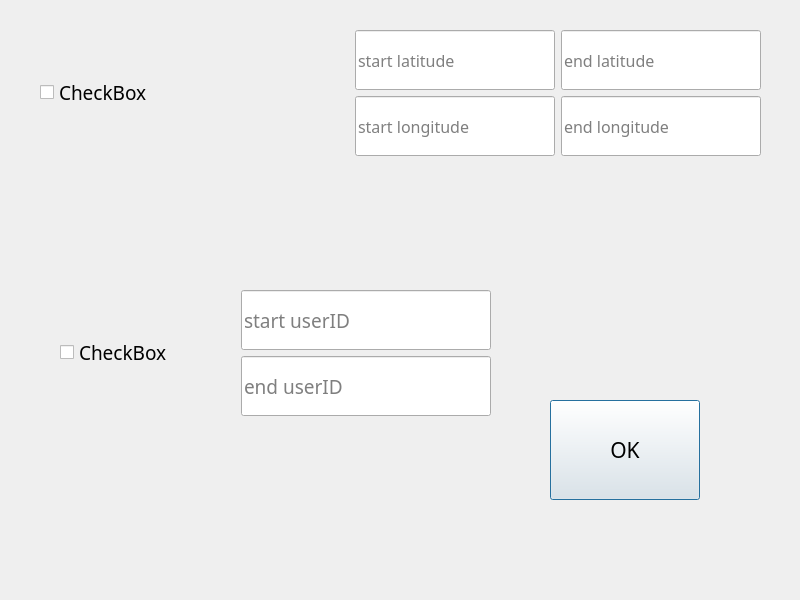
<?xml version="1.0" encoding="UTF-8"?>
<ui version="4.0">
 <class>SelectDialog</class>
 <widget class="QDialog" name="SelectDialog">
  <property name="geometry">
   <rect>
    <x>0</x>
    <y>0</y>
    <width>800</width>
    <height>600</height>
   </rect>
  </property>
  <property name="minimumSize">
   <size>
    <width>800</width>
    <height>600</height>
   </size>
  </property>
  <property name="maximumSize">
   <size>
    <width>800</width>
    <height>600</height>
   </size>
  </property>
  <property name="font">
   <font>
    <family>Berlin Sans FB</family>
    <pointsize>14</pointsize>
   </font>
  </property>
  <property name="windowTitle">
   <string>Dialog</string>
  </property>
  <widget class="QPushButton" name="pushButton">
   <property name="geometry">
    <rect>
     <x>550</x>
     <y>400</y>
     <width>150</width>
     <height>100</height>
    </rect>
   </property>
   <property name="minimumSize">
    <size>
     <width>150</width>
     <height>100</height>
    </size>
   </property>
   <property name="maximumSize">
    <size>
     <width>150</width>
     <height>100</height>
    </size>
   </property>
   <property name="font">
    <font>
     <family>Berlin Sans FB</family>
     <pointsize>16</pointsize>
    </font>
   </property>
   <property name="text">
    <string>OK</string>
   </property>
  </widget>
  <widget class="QWidget" name="horizontalLayoutWidget">
   <property name="geometry">
    <rect>
     <x>60</x>
     <y>290</y>
     <width>431</width>
     <height>191</height>
    </rect>
   </property>
   <layout class="QHBoxLayout" name="horizontalLayout">
    <property name="sizeConstraint">
     <enum>QLayout::SetMaximumSize</enum>
    </property>
    <item>
     <widget class="QCheckBox" name="checkBox_2">
      <property name="font">
       <font>
        <family>Berlin Sans FB</family>
        <pointsize>14</pointsize>
       </font>
      </property>
      <property name="text">
       <string>CheckBox</string>
      </property>
     </widget>
    </item>
    <item>
     <layout class="QVBoxLayout" name="verticalLayout">
      <item>
       <widget class="QLineEdit" name="lineEdit">
        <property name="minimumSize">
         <size>
          <width>250</width>
          <height>60</height>
         </size>
        </property>
        <property name="maximumSize">
         <size>
          <width>250</width>
          <height>60</height>
         </size>
        </property>
        <property name="font">
         <font>
          <family>Berlin Sans FB</family>
          <pointsize>14</pointsize>
         </font>
        </property>
        <property name="text">
         <string/>
        </property>
        <property name="placeholderText">
         <string>start userID</string>
        </property>
       </widget>
      </item>
      <item>
       <widget class="QLineEdit" name="lineEdit_2">
        <property name="minimumSize">
         <size>
          <width>250</width>
          <height>60</height>
         </size>
        </property>
        <property name="maximumSize">
         <size>
          <width>250</width>
          <height>60</height>
         </size>
        </property>
        <property name="text">
         <string/>
        </property>
        <property name="placeholderText">
         <string>end userID</string>
        </property>
       </widget>
      </item>
     </layout>
    </item>
   </layout>
  </widget>
  <widget class="QWidget" name="horizontalLayoutWidget_4">
   <property name="geometry">
    <rect>
     <x>40</x>
     <y>30</y>
     <width>721</width>
     <height>221</height>
    </rect>
   </property>
   <layout class="QHBoxLayout" name="horizontalLayout_4">
    <property name="sizeConstraint">
     <enum>QLayout::SetMaximumSize</enum>
    </property>
    <item>
     <widget class="QCheckBox" name="checkBox">
      <property name="text">
       <string>CheckBox</string>
      </property>
     </widget>
    </item>
    <item>
     <layout class="QVBoxLayout" name="verticalLayout_2">
      <item>
       <layout class="QHBoxLayout" name="horizontalLayout_2">
        <item>
         <widget class="QLineEdit" name="lineEdit_3">
          <property name="sizePolicy">
           <sizepolicy hsizetype="Maximum" vsizetype="Fixed">
            <horstretch>0</horstretch>
            <verstretch>0</verstretch>
           </sizepolicy>
          </property>
          <property name="minimumSize">
           <size>
            <width>200</width>
            <height>60</height>
           </size>
          </property>
          <property name="maximumSize">
           <size>
            <width>200</width>
            <height>60</height>
           </size>
          </property>
          <property name="font">
           <font>
            <family>Berlin Sans FB</family>
            <pointsize>12</pointsize>
           </font>
          </property>
          <property name="text">
           <string/>
          </property>
          <property name="cursorPosition">
           <number>0</number>
          </property>
          <property name="placeholderText">
           <string>start latitude</string>
          </property>
         </widget>
        </item>
        <item>
         <widget class="QLineEdit" name="lineEdit_4">
          <property name="sizePolicy">
           <sizepolicy hsizetype="Maximum" vsizetype="Fixed">
            <horstretch>0</horstretch>
            <verstretch>0</verstretch>
           </sizepolicy>
          </property>
          <property name="minimumSize">
           <size>
            <width>200</width>
            <height>60</height>
           </size>
          </property>
          <property name="maximumSize">
           <size>
            <width>200</width>
            <height>60</height>
           </size>
          </property>
          <property name="font">
           <font>
            <family>Berlin Sans FB</family>
            <pointsize>12</pointsize>
           </font>
          </property>
          <property name="text">
           <string/>
          </property>
          <property name="placeholderText">
           <string>end latitude</string>
          </property>
         </widget>
        </item>
       </layout>
      </item>
      <item>
       <layout class="QHBoxLayout" name="horizontalLayout_3">
        <item>
         <widget class="QLineEdit" name="lineEdit_5">
          <property name="sizePolicy">
           <sizepolicy hsizetype="Maximum" vsizetype="Fixed">
            <horstretch>0</horstretch>
            <verstretch>0</verstretch>
           </sizepolicy>
          </property>
          <property name="minimumSize">
           <size>
            <width>200</width>
            <height>60</height>
           </size>
          </property>
          <property name="maximumSize">
           <size>
            <width>200</width>
            <height>60</height>
           </size>
          </property>
          <property name="font">
           <font>
            <family>Berlin Sans FB</family>
            <pointsize>12</pointsize>
           </font>
          </property>
          <property name="text">
           <string/>
          </property>
          <property name="placeholderText">
           <string>start longitude</string>
          </property>
         </widget>
        </item>
        <item>
         <widget class="QLineEdit" name="lineEdit_6">
          <property name="sizePolicy">
           <sizepolicy hsizetype="Maximum" vsizetype="Fixed">
            <horstretch>0</horstretch>
            <verstretch>0</verstretch>
           </sizepolicy>
          </property>
          <property name="minimumSize">
           <size>
            <width>200</width>
            <height>60</height>
           </size>
          </property>
          <property name="maximumSize">
           <size>
            <width>200</width>
            <height>60</height>
           </size>
          </property>
          <property name="font">
           <font>
            <family>Berlin Sans FB</family>
            <pointsize>12</pointsize>
           </font>
          </property>
          <property name="text">
           <string/>
          </property>
          <property name="placeholderText">
           <string>end longitude</string>
          </property>
         </widget>
        </item>
       </layout>
      </item>
     </layout>
    </item>
   </layout>
  </widget>
 </widget>
 <resources/>
 <connections/>
</ui>
